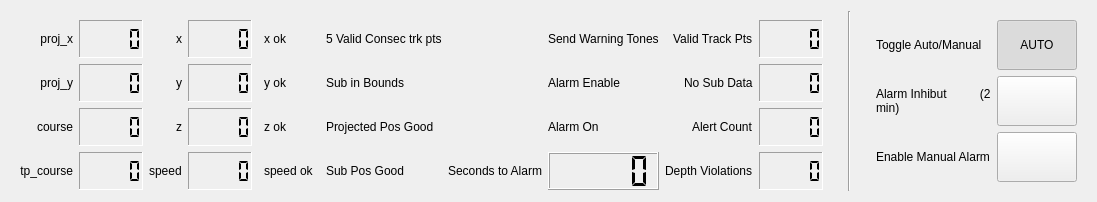
      <widget class="QWidget" name="tab">
       <attribute name="title">
        <string>Tab 1</string>
       </attribute>
       <layout class="QHBoxLayout" name="horizontalLayout" stretch="0,0,0">
        <property name="spacing">
         <number>16</number>
        </property>
        <item alignment="Qt::AlignLeft">
         <widget class="QWidget" name="data" native="true">
          <layout class="QGridLayout" name="gridLayout" rowstretch="0,0,0,0,0" columnstretch="3,0,0,0,0,0,0,0,0,0,0,0">
           <property name="sizeConstraint">
            <enum>QLayout::SetMaximumSize</enum>
           </property>
           <property name="bottomMargin">
            <number>1</number>
           </property>
           <property name="verticalSpacing">
            <number>6</number>
           </property>
           <item row="4" column="5">
            <widget class="QLabel" name="speed_ok">
             <property name="text">
              <string>speed ok</string>
             </property>
            </widget>
           </item>
           <item row="3" column="9">
            <widget class="QLabel" name="alarm_on">
             <property name="text">
              <string>Alarm On</string>
             </property>
            </widget>
           </item>
           <item row="2" column="3">
            <widget class="QLCDNumber" name="y_val">
             <property name="autoFillBackground">
              <bool>false</bool>
             </property>
             <property name="frameShape">
              <enum>QFrame::Panel</enum>
             </property>
             <property name="frameShadow">
              <enum>QFrame::Sunken</enum>
             </property>
             <property name="lineWidth">
              <number>1</number>
             </property>
             <property name="midLineWidth">
              <number>1</number>
             </property>
             <property name="segmentStyle">
              <enum>QLCDNumber::Flat</enum>
             </property>
            </widget>
           </item>
           <item row="4" column="10" alignment="Qt::AlignRight">
            <widget class="QLabel" name="depth_violations">
             <property name="text">
              <string>Depth Violations</string>
             </property>
            </widget>
           </item>
           <item row="3" column="10" alignment="Qt::AlignRight">
            <widget class="QLabel" name="alert_count">
             <property name="text">
              <string>Alert Count</string>
             </property>
            </widget>
           </item>
           <item row="2" column="0">
            <widget class="QLabel" name="ProjectedY">
             <property name="text">
              <string>proj_y</string>
             </property>
             <property name="alignment">
              <set>Qt::AlignRight|Qt::AlignTrailing|Qt::AlignVCenter</set>
             </property>
            </widget>
           </item>
           <item row="1" column="10" alignment="Qt::AlignRight">
            <widget class="QLabel" name="valid_track_points">
             <property name="text">
              <string>Valid Track Pts</string>
             </property>
            </widget>
           </item>
           <item row="2" column="7">
            <widget class="QLabel" name="sub_in_bounds">
             <property name="text">
              <string>Sub in Bounds</string>
             </property>
            </widget>
           </item>
           <item row="4" column="7">
            <widget class="QLabel" name="sub_pos_good">
             <property name="text">
              <string>Sub Pos Good</string>
             </property>
            </widget>
           </item>
           <item row="1" column="11">
            <widget class="QLCDNumber" name="valid_track_pts_val">
             <property name="autoFillBackground">
              <bool>false</bool>
             </property>
             <property name="frameShape">
              <enum>QFrame::Panel</enum>
             </property>
             <property name="frameShadow">
              <enum>QFrame::Sunken</enum>
             </property>
             <property name="lineWidth">
              <number>1</number>
             </property>
             <property name="midLineWidth">
              <number>1</number>
             </property>
             <property name="segmentStyle">
              <enum>QLCDNumber::Flat</enum>
             </property>
            </widget>
           </item>
           <item row="3" column="8">
            <widget class="QLed" name="alarm_on_indicator" native="true"/>
           </item>
           <item row="4" column="11">
            <widget class="QLCDNumber" name="depth_violations_val">
             <property name="autoFillBackground">
              <bool>false</bool>
             </property>
             <property name="frameShape">
              <enum>QFrame::Panel</enum>
             </property>
             <property name="frameShadow">
              <enum>QFrame::Sunken</enum>
             </property>
             <property name="lineWidth">
              <number>1</number>
             </property>
             <property name="midLineWidth">
              <number>1</number>
             </property>
             <property name="segmentStyle">
              <enum>QLCDNumber::Flat</enum>
             </property>
            </widget>
           </item>
           <item row="1" column="1">
            <widget class="QLCDNumber" name="proj_x_val">
             <property name="autoFillBackground">
              <bool>false</bool>
             </property>
             <property name="frameShape">
              <enum>QFrame::Panel</enum>
             </property>
             <property name="frameShadow">
              <enum>QFrame::Sunken</enum>
             </property>
             <property name="lineWidth">
              <number>1</number>
             </property>
             <property name="midLineWidth">
              <number>1</number>
             </property>
             <property name="smallDecimalPoint">
              <bool>false</bool>
             </property>
             <property name="segmentStyle">
              <enum>QLCDNumber::Flat</enum>
             </property>
            </widget>
           </item>
           <item row="3" column="11">
            <widget class="QLCDNumber" name="alert_count_val">
             <property name="autoFillBackground">
              <bool>false</bool>
             </property>
             <property name="frameShape">
              <enum>QFrame::Panel</enum>
             </property>
             <property name="frameShadow">
              <enum>QFrame::Sunken</enum>
             </property>
             <property name="lineWidth">
              <number>1</number>
             </property>
             <property name="midLineWidth">
              <number>1</number>
             </property>
             <property name="segmentStyle">
              <enum>QLCDNumber::Flat</enum>
             </property>
            </widget>
           </item>
           <item row="2" column="11">
            <widget class="QLCDNumber" name="no_sub_data_val">
             <property name="autoFillBackground">
              <bool>false</bool>
             </property>
             <property name="frameShape">
              <enum>QFrame::Panel</enum>
             </property>
             <property name="frameShadow">
              <enum>QFrame::Sunken</enum>
             </property>
             <property name="lineWidth">
              <number>1</number>
             </property>
             <property name="midLineWidth">
              <number>1</number>
             </property>
             <property name="segmentStyle">
              <enum>QLCDNumber::Flat</enum>
             </property>
            </widget>
           </item>
           <item row="2" column="10" alignment="Qt::AlignRight">
            <widget class="QLabel" name="no_sub_data">
             <property name="text">
              <string>No Sub Data</string>
             </property>
            </widget>
           </item>
           <item row="3" column="3">
            <widget class="QLCDNumber" name="z_val">
             <property name="autoFillBackground">
              <bool>false</bool>
             </property>
             <property name="frameShape">
              <enum>QFrame::Panel</enum>
             </property>
             <property name="frameShadow">
              <enum>QFrame::Sunken</enum>
             </property>
             <property name="lineWidth">
              <number>1</number>
             </property>
             <property name="midLineWidth">
              <number>1</number>
             </property>
             <property name="segmentStyle">
              <enum>QLCDNumber::Flat</enum>
             </property>
            </widget>
           </item>
           <item row="2" column="1">
            <widget class="QLCDNumber" name="proj_y_val">
             <property name="autoFillBackground">
              <bool>false</bool>
             </property>
             <property name="frameShape">
              <enum>QFrame::Panel</enum>
             </property>
             <property name="frameShadow">
              <enum>QFrame::Sunken</enum>
             </property>
             <property name="lineWidth">
              <number>1</number>
             </property>
             <property name="midLineWidth">
              <number>1</number>
             </property>
             <property name="segmentStyle">
              <enum>QLCDNumber::Flat</enum>
             </property>
            </widget>
           </item>
           <item row="1" column="5">
            <widget class="QLabel" name="x_ok">
             <property name="text">
              <string>x ok</string>
             </property>
            </widget>
           </item>
           <item row="4" column="3">
            <widget class="QLCDNumber" name="speed_val">
             <property name="autoFillBackground">
              <bool>false</bool>
             </property>
             <property name="frameShape">
              <enum>QFrame::Panel</enum>
             </property>
             <property name="frameShadow">
              <enum>QFrame::Sunken</enum>
             </property>
             <property name="lineWidth">
              <number>1</number>
             </property>
             <property name="midLineWidth">
              <number>1</number>
             </property>
             <property name="segmentStyle">
              <enum>QLCDNumber::Flat</enum>
             </property>
            </widget>
           </item>
           <item row="4" column="0">
            <widget class="QLabel" name="tp_course">
             <property name="text">
              <string>tp_course</string>
             </property>
             <property name="alignment">
              <set>Qt::AlignRight|Qt::AlignTrailing|Qt::AlignVCenter</set>
             </property>
            </widget>
           </item>
           <item row="4" column="4">
            <widget class="QLed" name="speed_ok_indicator" native="true"/>
           </item>
           <item row="1" column="8">
            <widget class="QLed" name="send_warn_tones_indicator" native="true"/>
           </item>
           <item row="2" column="8">
            <widget class="QLed" name="alarm_enable_indicator" native="true"/>
           </item>
           <item row="2" column="2" alignment="Qt::AlignRight">
            <widget class="QLabel" name="y">
             <property name="text">
              <string>y</string>
             </property>
            </widget>
           </item>
           <item row="3" column="5">
            <widget class="QLabel" name="z_ok">
             <property name="text">
              <string>z ok</string>
             </property>
            </widget>
           </item>
           <item row="3" column="7">
            <widget class="QLabel" name="proj_pos_good">
             <property name="text">
              <string>Projected Pos Good</string>
             </property>
             <property name="wordWrap">
              <bool>true</bool>
             </property>
            </widget>
           </item>
           <item row="4" column="2" alignment="Qt::AlignRight">
            <widget class="QLabel" name="speed">
             <property name="text">
              <string>speed</string>
             </property>
            </widget>
           </item>
           <item row="1" column="3">
            <widget class="QLCDNumber" name="x_val">
             <property name="autoFillBackground">
              <bool>false</bool>
             </property>
             <property name="frameShape">
              <enum>QFrame::Panel</enum>
             </property>
             <property name="frameShadow">
              <enum>QFrame::Sunken</enum>
             </property>
             <property name="lineWidth">
              <number>1</number>
             </property>
             <property name="midLineWidth">
              <number>1</number>
             </property>
             <property name="segmentStyle">
              <enum>QLCDNumber::Flat</enum>
             </property>
            </widget>
           </item>
           <item row="3" column="2" alignment="Qt::AlignRight">
            <widget class="QLabel" name="z">
             <property name="text">
              <string>z</string>
             </property>
            </widget>
           </item>
           <item row="1" column="7">
            <widget class="QLabel" name="valid_track_pts">
             <property name="text">
              <string>5 Valid Consec trk pts</string>
             </property>
             <property name="wordWrap">
              <bool>true</bool>
             </property>
            </widget>
           </item>
           <item row="3" column="6">
            <widget class="QLed" name="proj_pos_good_indicator" native="true"/>
           </item>
           <item row="3" column="1">
            <widget class="QLCDNumber" name="course_val">
             <property name="autoFillBackground">
              <bool>false</bool>
             </property>
             <property name="frameShape">
              <enum>QFrame::Panel</enum>
             </property>
             <property name="frameShadow">
              <enum>QFrame::Sunken</enum>
             </property>
             <property name="lineWidth">
              <number>1</number>
             </property>
             <property name="midLineWidth">
              <number>1</number>
             </property>
             <property name="smallDecimalPoint">
              <bool>false</bool>
             </property>
             <property name="segmentStyle">
              <enum>QLCDNumber::Flat</enum>
             </property>
            </widget>
           </item>
           <item row="1" column="9">
            <widget class="QLabel" name="send_warn_tones">
             <property name="text">
              <string>Send Warning Tones</string>
             </property>
             <property name="wordWrap">
              <bool>true</bool>
             </property>
            </widget>
           </item>
           <item row="1" column="2" alignment="Qt::AlignRight">
            <widget class="QLabel" name="x">
             <property name="text">
              <string>x</string>
             </property>
            </widget>
           </item>
           <item row="1" column="6">
            <widget class="QLed" name="valid_trk_pts_indicator" native="true"/>
           </item>
           <item row="3" column="0">
            <widget class="QLabel" name="Course">
             <property name="text">
              <string>course</string>
             </property>
             <property name="alignment">
              <set>Qt::AlignRight|Qt::AlignTrailing|Qt::AlignVCenter</set>
             </property>
            </widget>
           </item>
           <item row="1" column="4">
            <widget class="QLed" name="x_ok_indicator" native="true"/>
           </item>
           <item row="2" column="6">
            <widget class="QLed" name="sub_in_indicator" native="true"/>
           </item>
           <item row="3" column="4">
            <widget class="QLed" name="z_ok_indicator" native="true"/>
           </item>
           <item row="2" column="5">
            <widget class="QLabel" name="y_ok">
             <property name="text">
              <string>y ok</string>
             </property>
            </widget>
           </item>
           <item row="1" column="0">
            <widget class="QLabel" name="ProjectedX">
             <property name="frameShape">
              <enum>QFrame::NoFrame</enum>
             </property>
             <property name="frameShadow">
              <enum>QFrame::Plain</enum>
             </property>
             <property name="text">
              <string>proj_x</string>
             </property>
             <property name="scaledContents">
              <bool>false</bool>
             </property>
             <property name="alignment">
              <set>Qt::AlignRight|Qt::AlignTrailing|Qt::AlignVCenter</set>
             </property>
            </widget>
           </item>
           <item row="2" column="4">
            <widget class="QLed" name="y_ok_indicator" native="true"/>
           </item>
           <item row="2" column="9">
            <widget class="QLabel" name="alarm_enable">
             <property name="text">
              <string>Alarm Enable</string>
             </property>
            </widget>
           </item>
           <item row="4" column="1">
            <widget class="QLCDNumber" name="tp_course_val">
             <property name="autoFillBackground">
              <bool>false</bool>
             </property>
             <property name="frameShape">
              <enum>QFrame::Panel</enum>
             </property>
             <property name="frameShadow">
              <enum>QFrame::Sunken</enum>
             </property>
             <property name="lineWidth">
              <number>1</number>
             </property>
             <property name="midLineWidth">
              <number>1</number>
             </property>
             <property name="smallDecimalPoint">
              <bool>false</bool>
             </property>
             <property name="segmentStyle">
              <enum>QLCDNumber::Flat</enum>
             </property>
            </widget>
           </item>
           <item row="4" column="6">
            <widget class="QLed" name="sub_pos_good_indicator" native="true"/>
           </item>
           <item row="4" column="9">
            <widget class="QLCDNumber" name="seconds_to_alarm_val">
             <property name="smallDecimalPoint">
              <bool>false</bool>
             </property>
             <property name="segmentStyle">
              <enum>QLCDNumber::Flat</enum>
             </property>
            </widget>
           </item>
           <item row="4" column="8">
            <widget class="QLabel" name="seconds_to_alarm">
             <property name="text">
              <string>Seconds to Alarm</string>
             </property>
            </widget>
           </item>
          </layout>
         </widget>
        </item>
        <item>
         <widget class="Line" name="line">
          <property name="orientation">
           <enum>Qt::Vertical</enum>
          </property>
         </widget>
        </item>
        <item>
         <widget class="QWidget" name="controls" native="true">
          <property name="minimumSize">
           <size>
            <width>200</width>
            <height>150</height>
           </size>
          </property>
          <layout class="QGridLayout" name="gridLayout_2">
           <item row="1" column="1">
            <widget class="QPushButton" name="AlarmInhibitor">
             <property name="minimumSize">
              <size>
               <width>50</width>
               <height>50</height>
              </size>
             </property>
             <property name="text">
              <string/>
             </property>
            </widget>
           </item>
           <item row="0" column="1">
            <widget class="QPushButton" name="AutoAlarmToggle">
             <property name="sizePolicy">
              <sizepolicy hsizetype="Fixed" vsizetype="Fixed">
               <horstretch>0</horstretch>
               <verstretch>0</verstretch>
              </sizepolicy>
             </property>
             <property name="minimumSize">
              <size>
               <width>50</width>
               <height>50</height>
              </size>
             </property>
             <property name="text">
              <string>AUTO</string>
             </property>
             <property name="checkable">
              <bool>true</bool>
             </property>
             <property name="checked">
              <bool>true</bool>
             </property>
             <property name="autoDefault">
              <bool>false</bool>
             </property>
             <property name="default">
              <bool>false</bool>
             </property>
            </widget>
           </item>
           <item row="2" column="1">
            <widget class="QPushButton" name="ManualOverride">
             <property name="minimumSize">
              <size>
               <width>50</width>
               <height>50</height>
              </size>
             </property>
             <property name="text">
              <string/>
             </property>
             <property name="checkable">
              <bool>true</bool>
             </property>
             <property name="autoDefault">
              <bool>false</bool>
             </property>
             <property name="default">
              <bool>false</bool>
             </property>
             <property name="flat">
              <bool>false</bool>
             </property>
            </widget>
           </item>
           <item row="0" column="0">
            <widget class="QLabel" name="label_2">
             <property name="text">
              <string>Toggle Auto/Manual</string>
             </property>
             <property name="wordWrap">
              <bool>true</bool>
             </property>
            </widget>
           </item>
           <item row="1" column="0">
            <widget class="QLabel" name="label_3">
             <property name="text">
              <string>Alarm Inhibut          (2 min)</string>
             </property>
             <property name="wordWrap">
              <bool>true</bool>
             </property>
            </widget>
           </item>
           <item row="2" column="0">
            <widget class="QLabel" name="label_4">
             <property name="text">
              <string>Enable Manual Alarm</string>
             </property>
             <property name="wordWrap">
              <bool>true</bool>
             </property>
            </widget>
           </item>
          </layout>
         </widget>
        </item>
       </layout>
      </widget>
